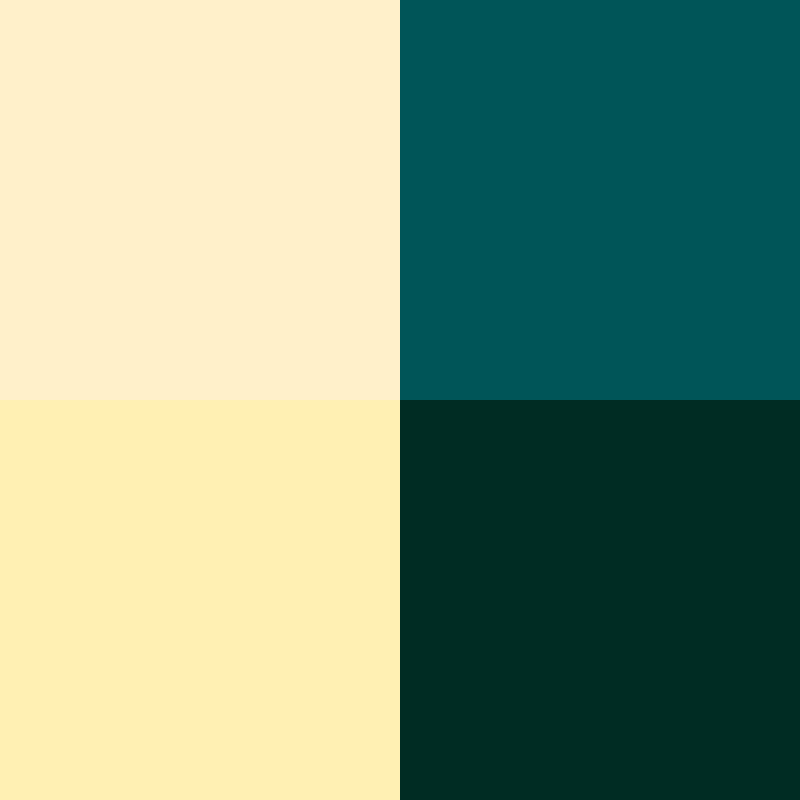
Frame 1 (no input)
Frame 60 (no input): identical to frame 1, image omitted
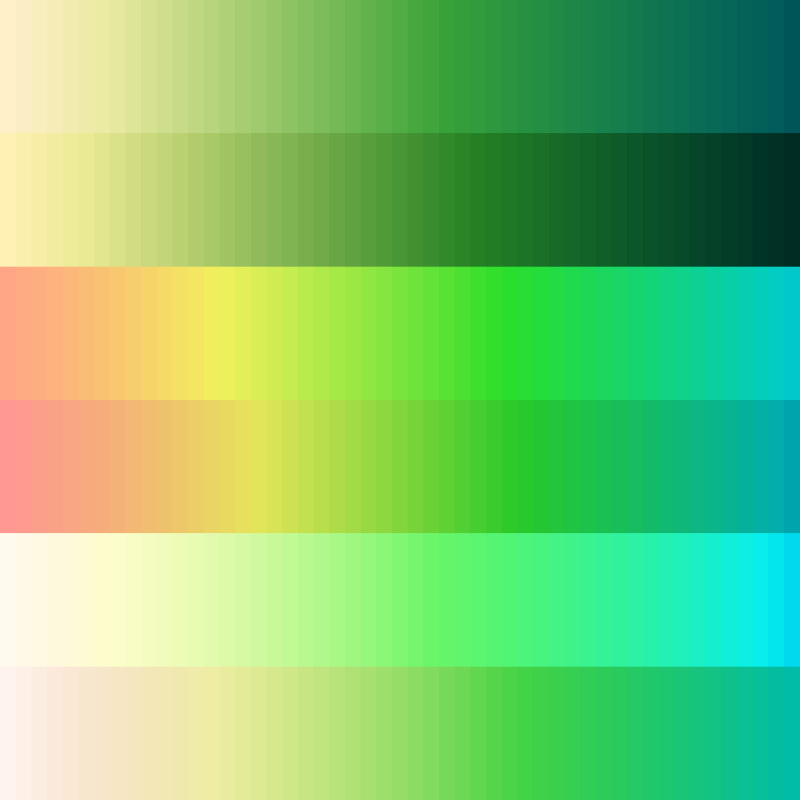
Frame 120 (the mouse pressed at the canvas centre since frame 60)

The p5.js sketch that drew these frames (run headless with seeded random() and noise() and a simulated clock; from frame 60 on, the mouse is pressed at the canvas centre):

// p5.js sketch
// ── sketch.js
  'use strict';

   var numOfRows = 2;
   var numOfCols = 10;

  var colorsLeft = [] //array to hold colors on the left
  var colorsRight = []; //hold colors on right
  var colors = []; // hold all colors

  var interpolateShortest = true;

  function setup() {
    createCanvas(800, 800);
    colorMode(HSB);
    noStroke();
    shakeColors();
  }

  function draw() {
    //int:Converts a boolean, string, or float to its integer representation.
    numOfRows = int(map(mouseX, 0, width, 2, 100)); // remapping mouse x a number from one range to another.
    //so changing the number of rows/swatches
    numOfCols = int(map(mouseY, 0, height, 2, 10));

    var tileWidth = width / numOfRows; //each tile width will be divided by the remapped number
    var tileHeight = height / numOfCols;
    var interCol;
    colors = [];

    for (var gridY = 0; gridY < numOfCols; gridY++) { //loop through each square on the y
      var startColor = colorsLeft[gridY]; // the index of grid y will be held in the colors left array for the start color
      var endColor = colorsRight[gridY];

      for (var gridX = 0; gridX < numOfRows; gridX++) {
        var amount = map(gridX, 0, numOfRows - 1, 0, 1); //amount to interpolate between the two values
    //interpolate from start to end color , by the mapped amount
          interCol = lerpColor(startColor, endColor, amount); //lerpColor Blends two colors to find a third color somewhere between them

        fill(interCol);

          var posX = tileWidth * gridX; //where each tile will stat
          var posY = tileHeight * gridY; //where each tile will end

          rect(posX, posY, tileWidth, tileHeight);

        // save color for potential ase export
        colors.push(interCol); // push the lerp color created into the color array
      }
    }
  }

  function shakeColors() {
    for (var i = 0; i < numOfCols; i++) { // loop through these arrays
      colorsLeft[i] = color(random(0, 60), random(0, 100), 100); //fill the colors left array with a random color
      colorsRight[i] = color(random(160, 190), 100, random(0, 100));
    }
  }
